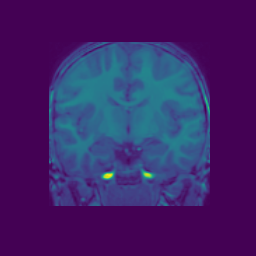
#> input picture a.png, 256 x 256 px
$ jupyter execute --allow-errors spatialtransformations.ipynb
#> lines starting #> are read from the running program, lines starting #| are printed output that depends on the picture
[cell 1]
import numpy as np
import scipy
from scipy import ndimage
from scipy import signal
import scipy.io as sio
import scipy.io.wavfile
import matplotlib
import matplotlib.pyplot as plt
import matplotlib.image as mpimg
from PIL import Image
from scipy.ndimage import interpolation
import cv2

[cell 2]
# [21 lines left out: functions make_histogram, total, histogram_map, not called in this run]

[cell 3]
file = "X.png"
out_file = "X_historgam.png"
#> (the rest of this cell did not finish here and is left out)

[cell 4]
mask_1 = 1./5 * np.array([[0, 1, 0],[1, 1, 1],[0, 1, 0]])
#> mask_1 = [[0, 0.2, 0], [0.2, 0.2, 0.2], [0, 0.2, 0]]

mask_2 = 1./9 * np.array([[1, 1, 1],[1, 1, 1],[1, 1, 1]])

mask_3 = 1./13 * np.array([[0, 0, 1, 0, 0],[0, 1, 1, 1, 0],[1, 1, 1, 1, 1],[0, 1, 1, 1, 0],[0, 0, 1, 0, 0]])

mask_4 = 1./21 * np.array([[0, 1, 1, 1, 0],[1, 1, 1, 1, 1],[1, 1, 1, 1, 1],[1, 1, 1, 1, 1],[0, 1, 1, 1, 0]])

mask_5 = 1./25 * np.array([[1, 1, 1, 1, 1],[1, 1, 1, 1, 1],[1, 1, 1, 1, 1],[1, 1, 1, 1, 1],[1, 1, 1, 1, 1]])

[cell 5]
# [21 lines left out: function exact_hist, not called in this run]

#> (the rest of this cell did not finish here and is left out)

[cell 6]
# [18 lines left out: function Rotate2D, not called in this run]

#> (a cell that did not finish here is left out)

[cell 8]
# [13 lines left out: function Translate2D, not called in this run]

fig = plt.figure()
fig.add_subplot(1, 2, 1)
#> (the rest of this cell did not finish here and is left out)

[cell 9]
def MyFFT2D(image):
    row, col = image.shape
    padded_row = int(pow(2, np.ceil(np.log2(row))))
    padded_col = int(pow(2, np.ceil(np.log2(col))))
    padded_image = np.zeros((padded_row, padded_col))
    padded_image[:row, :col] = image

    fft_image = np.zeros(padded_image.shape, dtype=np.complex64)
    for i in range(padded_row):
        fft_image[i, :] = np.fft.fft(padded_image[i, :].flatten())

    for j in range(padded_col):
        fft_image[:, j] = np.fft.fft(fft_image[:, j].flatten())

    return fft_image

[cell 10]
# [5 lines left out: function CenterFFT2D, not called in this run]

[cell 11]
X = cv2.imread('X.png', cv2.IMREAD_GRAYSCALE)
Rotated_X = cv2.imread('Rotated_X.png', cv2.IMREAD_GRAYSCALE)

#> (the rest of this cell did not finish here and is left out)

[cell 12]
a = cv2.imread('a.png', cv2.IMREAD_GRAYSCALE)
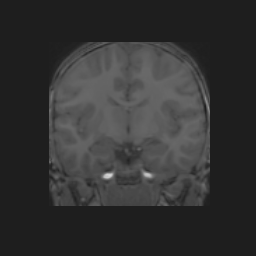
#> a: shape (256, 256); min 30, max 215, mean 50.3
b = cv2.imread('b.png', cv2.IMREAD_GRAYSCALE)
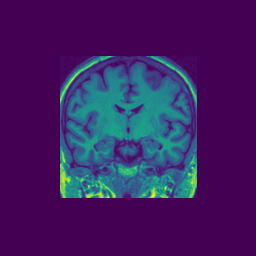
#> input picture b.png, 256 x 256 px
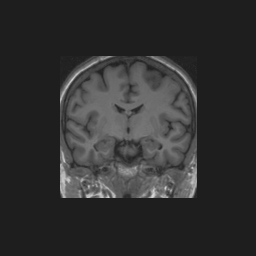
#> b: shape (256, 256); min 30, max 215, mean 47.9

A = MyFFT2D(a)
B = MyFFT2D(b)

A_phase = np.angle(A)
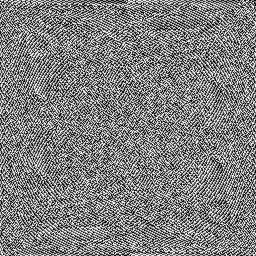
#> A_phase: shape (256, 256) float32; min -3.14, max 3.14, mean 0.000144; drawn with min black and max white
B_phase = np.angle(B)
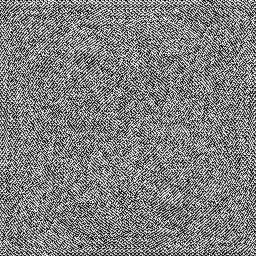
#> B_phase: shape (256, 256) float32; min -3.14, max 3.14, mean 4.79e-05; drawn with min black and max white
A_swap_phase = B_phase
B_swap_phase = A_phase

A_swapped = np.abs(A) * np.exp(1j * A_swap_phase)
B_swapped = np.abs(B) * np.exp(1j * B_swap_phase)

A_inverse = MyFFT2D(A_swapped)
#> in MyFFT2D (call 4), `padded_image[:row, :col] = image`:
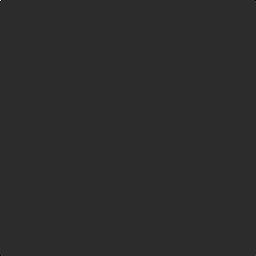
#> padded_image: shape (256, 256) float64; min -700710, max 3294778, mean 28.8; drawn with min black and max white
B_inverse = MyFFT2D(B_swapped)

rows = 2
columns = 2
image_a = Image.open('a.png')
image_b = Image.open('b.png')
fig = plt.figure()
fig.add_subplot(rows, columns, 1)
plt.imshow(image_a)
plt.axis('off')
plt.title('Original A')
fig.add_subplot(rows, columns, 2)
plt.imshow(image_b)
plt.axis('off')
plt.title('Original B')
fig.add_subplot(rows, columns, 3)
plt.imshow(np.abs(A_inverse))
plt.axis('off')
plt.title('MyFFT2D A')
fig.add_subplot(rows, columns, 4)
plt.imshow(np.abs(B_inverse))
plt.axis('off')
plt.title('MyFFT2D B')
plt.show()
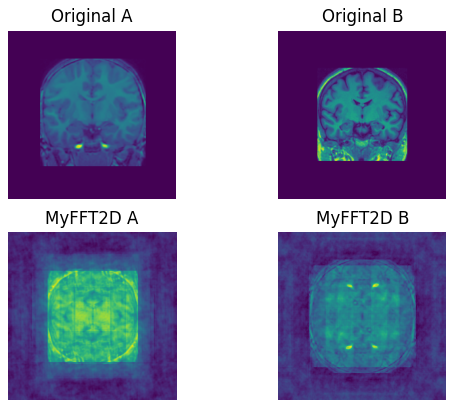
#> figure drawn by matplotlib, 4 panels
